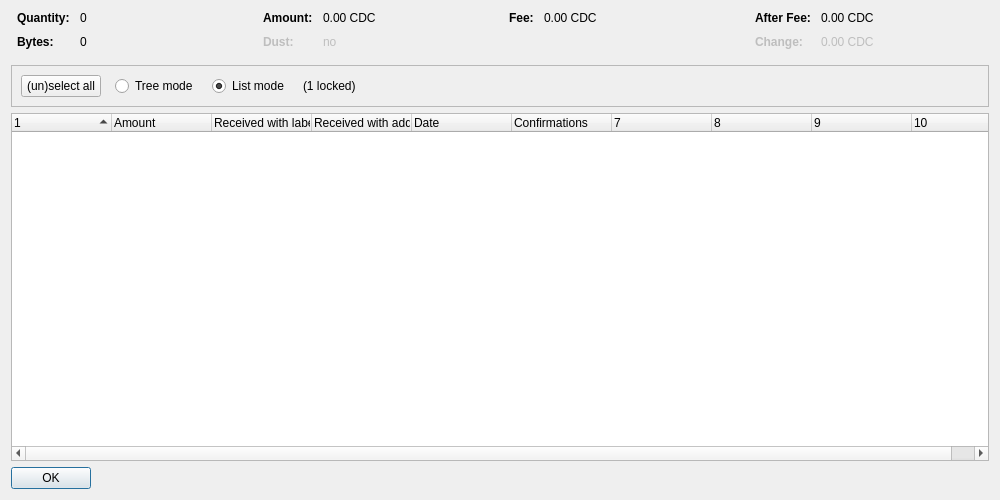
<?xml version="1.0" encoding="UTF-8"?>
<ui version="4.0">
 <class>CoinControlDialog</class>
 <widget class="QDialog" name="CoinControlDialog">
  <property name="geometry">
   <rect>
    <x>0</x>
    <y>0</y>
    <width>1000</width>
    <height>500</height>
   </rect>
  </property>
  <property name="windowTitle">
   <string>Coin Selection</string>
  </property>
  <layout class="QVBoxLayout" name="verticalLayout">
   <item>
    <layout class="QHBoxLayout" name="horizontalLayoutTop" stretch="0,0,0,0">
     <property name="topMargin">
      <number>0</number>
     </property>
     <property name="bottomMargin">
      <number>10</number>
     </property>
     <item>
      <layout class="QFormLayout" name="formLayoutCoinControl1">
       <property name="horizontalSpacing">
        <number>10</number>
       </property>
       <property name="verticalSpacing">
        <number>10</number>
       </property>
       <property name="leftMargin">
        <number>6</number>
       </property>
       <property name="rightMargin">
        <number>6</number>
       </property>
       <item row="0" column="0">
        <widget class="QLabel" name="labelCoinControlQuantityText">
         <property name="font">
          <font>
           <weight>75</weight>
           <bold>true</bold>
          </font>
         </property>
         <property name="text">
          <string>Quantity:</string>
         </property>
        </widget>
       </item>
       <item row="0" column="1">
        <widget class="QLabel" name="labelCoinControlQuantity">
         <property name="cursor">
          <cursorShape>IBeamCursor</cursorShape>
         </property>
         <property name="contextMenuPolicy">
          <enum>Qt::ActionsContextMenu</enum>
         </property>
         <property name="text">
          <string notr="true">0</string>
         </property>
         <property name="textInteractionFlags">
          <set>Qt::LinksAccessibleByMouse|Qt::TextSelectableByKeyboard|Qt::TextSelectableByMouse</set>
         </property>
        </widget>
       </item>
       <item row="1" column="0">
        <widget class="QLabel" name="labelCoinControlBytesText">
         <property name="font">
          <font>
           <weight>75</weight>
           <bold>true</bold>
          </font>
         </property>
         <property name="text">
          <string>Bytes:</string>
         </property>
        </widget>
       </item>
       <item row="1" column="1">
        <widget class="QLabel" name="labelCoinControlBytes">
         <property name="cursor">
          <cursorShape>IBeamCursor</cursorShape>
         </property>
         <property name="contextMenuPolicy">
          <enum>Qt::ActionsContextMenu</enum>
         </property>
         <property name="text">
          <string notr="true">0</string>
         </property>
         <property name="textInteractionFlags">
          <set>Qt::LinksAccessibleByMouse|Qt::TextSelectableByKeyboard|Qt::TextSelectableByMouse</set>
         </property>
        </widget>
       </item>
      </layout>
     </item>
     <item>
      <layout class="QFormLayout" name="formLayoutCoinControl2">
       <property name="horizontalSpacing">
        <number>10</number>
       </property>
       <property name="verticalSpacing">
        <number>10</number>
       </property>
       <property name="leftMargin">
        <number>6</number>
       </property>
       <property name="rightMargin">
        <number>6</number>
       </property>
       <item row="0" column="0">
        <widget class="QLabel" name="labelCoinControlAmountText">
         <property name="font">
          <font>
           <weight>75</weight>
           <bold>true</bold>
          </font>
         </property>
         <property name="text">
          <string>Amount:</string>
         </property>
        </widget>
       </item>
       <item row="0" column="1">
        <widget class="QLabel" name="labelCoinControlAmount">
         <property name="cursor">
          <cursorShape>IBeamCursor</cursorShape>
         </property>
         <property name="contextMenuPolicy">
          <enum>Qt::ActionsContextMenu</enum>
         </property>
         <property name="text">
          <string notr="true">0.00 CDC</string>
         </property>
         <property name="textInteractionFlags">
          <set>Qt::LinksAccessibleByMouse|Qt::TextSelectableByKeyboard|Qt::TextSelectableByMouse</set>
         </property>
        </widget>
       </item>
       <item row="1" column="0">
        <widget class="QLabel" name="labelCoinControlLowOutputText">
         <property name="enabled">
          <bool>false</bool>
         </property>
         <property name="font">
          <font>
           <weight>75</weight>
           <bold>true</bold>
          </font>
         </property>
         <property name="text">
          <string>Dust:</string>
         </property>
        </widget>
       </item>
       <item row="1" column="1">
        <widget class="QLabel" name="labelCoinControlLowOutput">
         <property name="enabled">
          <bool>false</bool>
         </property>
         <property name="cursor">
          <cursorShape>IBeamCursor</cursorShape>
         </property>
         <property name="contextMenuPolicy">
          <enum>Qt::ActionsContextMenu</enum>
         </property>
         <property name="text">
          <string notr="true">no</string>
         </property>
         <property name="textInteractionFlags">
          <set>Qt::LinksAccessibleByMouse|Qt::TextSelectableByKeyboard|Qt::TextSelectableByMouse</set>
         </property>
        </widget>
       </item>
      </layout>
     </item>
     <item>
      <layout class="QFormLayout" name="formLayoutCoinControl3">
       <property name="horizontalSpacing">
        <number>10</number>
       </property>
       <property name="verticalSpacing">
        <number>10</number>
       </property>
       <property name="leftMargin">
        <number>6</number>
       </property>
       <property name="rightMargin">
        <number>6</number>
       </property>
       <item row="0" column="0">
        <widget class="QLabel" name="labelCoinControlFeeText">
         <property name="font">
          <font>
           <weight>75</weight>
           <bold>true</bold>
          </font>
         </property>
         <property name="text">
          <string>Fee:</string>
         </property>
        </widget>
       </item>
       <item row="0" column="1">
        <widget class="QLabel" name="labelCoinControlFee">
         <property name="cursor">
          <cursorShape>IBeamCursor</cursorShape>
         </property>
         <property name="contextMenuPolicy">
          <enum>Qt::ActionsContextMenu</enum>
         </property>
         <property name="text">
          <string notr="true">0.00 CDC</string>
         </property>
         <property name="textInteractionFlags">
          <set>Qt::LinksAccessibleByMouse|Qt::TextSelectableByKeyboard|Qt::TextSelectableByMouse</set>
         </property>
        </widget>
       </item>
      </layout>
     </item>
     <item>
      <layout class="QFormLayout" name="formLayoutCoinControl4">
       <property name="horizontalSpacing">
        <number>10</number>
       </property>
       <property name="verticalSpacing">
        <number>10</number>
       </property>
       <property name="leftMargin">
        <number>6</number>
       </property>
       <property name="rightMargin">
        <number>6</number>
       </property>
       <item row="0" column="0">
        <widget class="QLabel" name="labelCoinControlAfterFeeText">
         <property name="font">
          <font>
           <weight>75</weight>
           <bold>true</bold>
          </font>
         </property>
         <property name="text">
          <string>After Fee:</string>
         </property>
        </widget>
       </item>
       <item row="0" column="1">
        <widget class="QLabel" name="labelCoinControlAfterFee">
         <property name="cursor">
          <cursorShape>IBeamCursor</cursorShape>
         </property>
         <property name="contextMenuPolicy">
          <enum>Qt::ActionsContextMenu</enum>
         </property>
         <property name="text">
          <string notr="true">0.00 CDC</string>
         </property>
         <property name="textInteractionFlags">
          <set>Qt::LinksAccessibleByMouse|Qt::TextSelectableByKeyboard|Qt::TextSelectableByMouse</set>
         </property>
        </widget>
       </item>
       <item row="1" column="0">
        <widget class="QLabel" name="labelCoinControlChangeText">
         <property name="enabled">
          <bool>false</bool>
         </property>
         <property name="font">
          <font>
           <weight>75</weight>
           <bold>true</bold>
          </font>
         </property>
         <property name="text">
          <string>Change:</string>
         </property>
        </widget>
       </item>
       <item row="1" column="1">
        <widget class="QLabel" name="labelCoinControlChange">
         <property name="enabled">
          <bool>false</bool>
         </property>
         <property name="cursor">
          <cursorShape>IBeamCursor</cursorShape>
         </property>
         <property name="contextMenuPolicy">
          <enum>Qt::ActionsContextMenu</enum>
         </property>
         <property name="text">
          <string notr="true">0.00 CDC</string>
         </property>
         <property name="textInteractionFlags">
          <set>Qt::LinksAccessibleByMouse|Qt::TextSelectableByKeyboard|Qt::TextSelectableByMouse</set>
         </property>
        </widget>
       </item>
      </layout>
     </item>
    </layout>
   </item>
   <item>
    <widget class="QFrame" name="frame">
     <property name="minimumSize">
      <size>
       <width>0</width>
       <height>40</height>
      </size>
     </property>
     <property name="frameShape">
      <enum>QFrame::StyledPanel</enum>
     </property>
     <property name="frameShadow">
      <enum>QFrame::Sunken</enum>
     </property>
     <layout class="QHBoxLayout" name="horizontalLayout">
      <item>
       <layout class="QHBoxLayout" name="horizontalLayoutPanel" stretch="0,0,0,0,0">
        <property name="spacing">
         <number>14</number>
        </property>
        <item>
         <widget class="QPushButton" name="pushButtonSelectAll">
          <property name="sizePolicy">
           <sizepolicy hsizetype="Maximum" vsizetype="Fixed">
            <horstretch>0</horstretch>
            <verstretch>0</verstretch>
           </sizepolicy>
          </property>
          <property name="text">
           <string>(un)select all</string>
          </property>
          <property name="autoDefault">
           <bool>false</bool>
          </property>
         </widget>
        </item>
        <item>
         <widget class="QRadioButton" name="radioTreeMode">
          <property name="sizePolicy">
           <sizepolicy hsizetype="Maximum" vsizetype="Fixed">
            <horstretch>0</horstretch>
            <verstretch>0</verstretch>
           </sizepolicy>
          </property>
          <property name="text">
           <string>Tree mode</string>
          </property>
         </widget>
        </item>
        <item>
         <widget class="QRadioButton" name="radioListMode">
          <property name="sizePolicy">
           <sizepolicy hsizetype="Maximum" vsizetype="Fixed">
            <horstretch>0</horstretch>
            <verstretch>0</verstretch>
           </sizepolicy>
          </property>
          <property name="text">
           <string>List mode</string>
          </property>
          <property name="checked">
           <bool>true</bool>
          </property>
         </widget>
        </item>
        <item>
         <widget class="QLabel" name="labelLocked">
          <property name="text">
           <string notr="true">(1 locked)</string>
          </property>
         </widget>
        </item>
        <item>
         <spacer name="horizontalSpacer">
          <property name="orientation">
           <enum>Qt::Horizontal</enum>
          </property>
          <property name="sizeHint" stdset="0">
           <size>
            <width>40</width>
            <height>20</height>
           </size>
          </property>
         </spacer>
        </item>
       </layout>
      </item>
     </layout>
    </widget>
   </item>
   <item>
    <widget class="CoinControlTreeWidget" name="treeWidget">
     <property name="contextMenuPolicy">
      <enum>Qt::CustomContextMenu</enum>
     </property>
     <property name="sortingEnabled">
      <bool>false</bool>
     </property>
     <property name="columnCount">
      <number>10</number>
     </property>
     <attribute name="headerShowSortIndicator" stdset="0">
      <bool>true</bool>
     </attribute>
     <attribute name="headerStretchLastSection">
      <bool>false</bool>
     </attribute>
     <column>
      <property name="text">
       <string/>
      </property>
     </column>
     <column>
      <property name="text">
       <string>Amount</string>
      </property>
     </column>
     <column>
      <property name="text">
       <string>Received with label</string>
      </property>
     </column>
     <column>
      <property name="text">
       <string>Received with address</string>
      </property>
     </column>
     <column>
      <property name="text">
       <string>Date</string>
      </property>
     </column>
     <column>
      <property name="text">
       <string>Confirmations</string>
      </property>
      <property name="toolTip">
       <string>Confirmed</string>
      </property>
     </column>
     <column>
      <property name="text">
       <string/>
      </property>
     </column>
     <column>
      <property name="text">
       <string/>
      </property>
     </column>
     <column>
      <property name="text">
       <string/>
      </property>
     </column>
     <column>
      <property name="text">
       <string/>
      </property>
     </column>
    </widget>
   </item>
   <item>
    <widget class="QDialogButtonBox" name="buttonBox">
     <property name="sizePolicy">
      <sizepolicy hsizetype="Maximum" vsizetype="Fixed">
       <horstretch>0</horstretch>
       <verstretch>0</verstretch>
      </sizepolicy>
     </property>
     <property name="orientation">
      <enum>Qt::Horizontal</enum>
     </property>
     <property name="standardButtons">
      <set>QDialogButtonBox::Ok</set>
     </property>
    </widget>
   </item>
  </layout>
 </widget>
 <customwidgets>
  <customwidget>
   <class>CoinControlTreeWidget</class>
   <extends>QTreeWidget</extends>
   <header>coincontroltreewidget.h</header>
  </customwidget>
 </customwidgets>
 <resources/>
 <connections/>
</ui>
